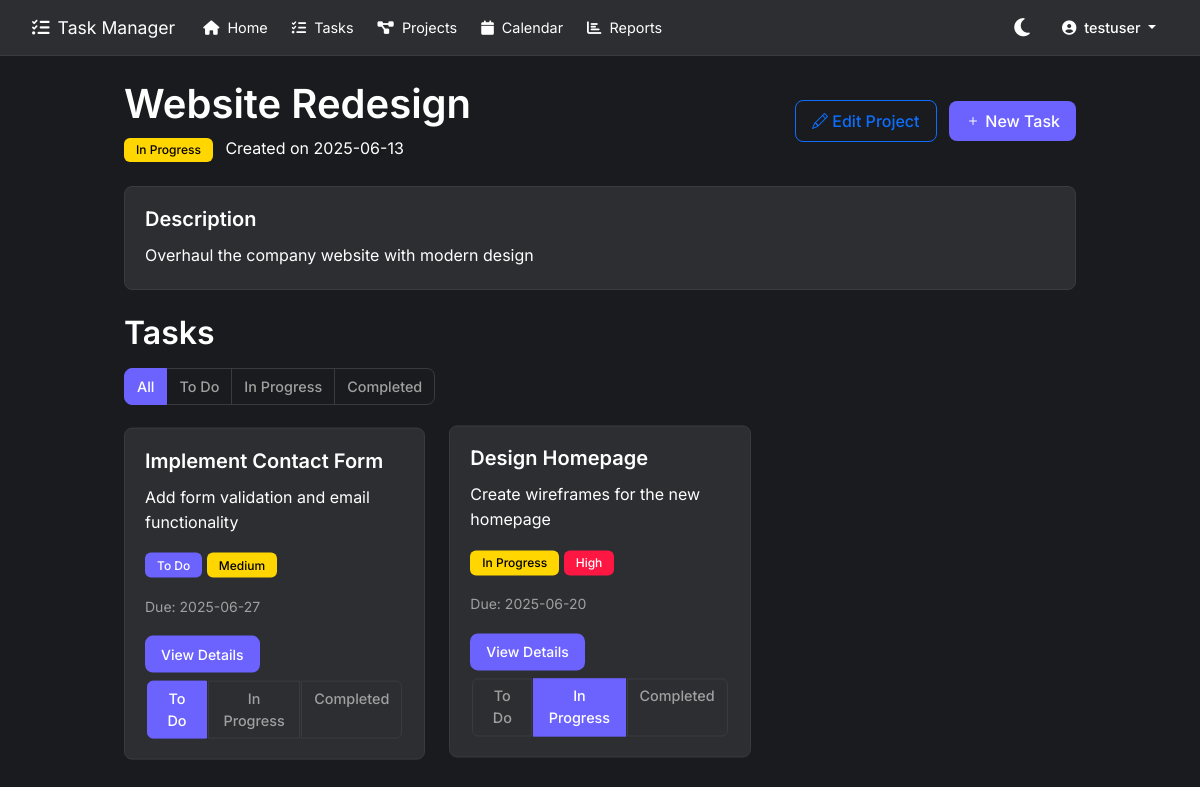
Screenshot of /project.php?id=1 (signed in) with the database file from the repository.
### tables this page shows
CREATE TABLE IF NOT EXISTS projects (
    project_id INT AUTO_INCREMENT PRIMARY KEY,
    user_id INT NOT NULL,
    name VARCHAR(100) NOT NULL,
    description TEXT,
    status ENUM('Planning', 'In Progress', 'Completed') DEFAULT 'Planning',
    created_at TIMESTAMP DEFAULT CURRENT_TIMESTAMP,
    updated_at TIMESTAMP DEFAULT CURRENT_TIMESTAMP ON UPDATE CURRENT_TIMESTAMP,
    completed_at TIMESTAMP NULL DEFAULT NULL,
    FOREIGN KEY (user_id) REFERENCES users(user_id) ON DELETE CASCADE
);

CREATE TABLE IF NOT EXISTS tasks (
    task_id INT AUTO_INCREMENT PRIMARY KEY,
    project_id INT NOT NULL,
    user_id INT NOT NULL,
    title VARCHAR(100) NOT NULL,
    description TEXT,
    status ENUM('To Do', 'In Progress', 'Completed') DEFAULT 'To Do',
    priority ENUM('Low', 'Medium', 'High') DEFAULT 'Medium',
    due_date DATE,
    created_at TIMESTAMP DEFAULT CURRENT_TIMESTAMP,
    updated_at TIMESTAMP DEFAULT CURRENT_TIMESTAMP ON UPDATE CURRENT_TIMESTAMP,
    completed_at TIMESTAMP NULL DEFAULT NULL,
    FOREIGN KEY (project_id) REFERENCES projects(project_id) ON DELETE CASCADE,
    FOREIGN KEY (user_id) REFERENCES users(user_id) ON DELETE CASCADE
);

### project.php (the view, shortened to what this page needs)
<?php
require_once 'config/db_connect.php';
$project_id = $_GET['id'];
$user_id = $_SESSION['user_id'];
$stmt = $pdo->prepare("SELECT * FROM projects WHERE project_id = ? AND user_id = ?");
$stmt->execute([$project_id, $user_id]);
$project = $stmt->fetch();
$stmt = $pdo->prepare("
    SELECT * FROM tasks
    WHERE project_id = ?
    ORDER BY CASE
        WHEN status = 'To Do' THEN 1
        WHEN status = 'In Progress' THEN 2
        WHEN status = 'Completed' THEN 3
    END, due_date ASC
");
$stmt->execute([$project_id]);
$tasks = $stmt->fetchAll();
?>
<!DOCTYPE html>
<html lang="en">
<head>
    <?php include 'links.php'; ?>
    <link rel="stylesheet" href="style.css">
    <link rel="stylesheet" href="https://cdnjs.cloudflare.com/ajax/libs/font-awesome/6.4.0/css/all.min.css">
</head>
<body>
    <div class="container-fluid">
        <div class="row">
            <div class="col-12 col-md-10 offset-md-1 col-lg-10 offset-lg-1 p-4">
                <div class="d-flex justify-content-between align-items-center mb-4">
                    <div>
                        <h1><?php echo htmlspecialchars($project['name']); ?></h1>
                        <p class="text-muted mb-0">
                            <span class="badge bg-<?php
                                echo ($project['status'] == 'Completed') ? 'success' :
                                    (($project['status'] == 'In Progress') ? 'warning' : 'info');
                            ?>"><?php echo htmlspecialchars($project['status']); ?></span>
                            <span class="ms-2">Created on <?php echo date('Y-m-d', strtotime($project['created_at'])); ?></span>
                        </p>
                    </div>
                    <div>
                        <button class="btn btn-outline-primary me-2" data-bs-toggle="modal" data-bs-target="#editProjectModal">
                            <i class="bi bi-pencil"></i> Edit Project
                        </button>
                        <button class="btn btn-primary" data-bs-toggle="modal" data-bs-target="#newTaskModal">
                            <i class="bi bi-plus"></i> New Task
                        </button>
                    </div>
                </div>
                <div class="card mb-4">
                    <div class="card-body">
                        <h5 class="card-title">Description</h5>
                        <p class="card-text">
                            <?php echo !empty($project['description']) ?
                                nl2br(htmlspecialchars($project['description'])) :
                                '<em>No description provided</em>'; ?>
                        </p>
                    </div>
                </div>
                <h2 class="mb-3">Tasks</h2>
                <?php if (empty($tasks)): ?>
                    <div class="alert alert-info">
                        No tasks found for this project. Create your first task by clicking the "New Task" button.
                    </div>
                <?php else: ?>
                    <div class="mb-3">
                        <div class="btn-group" role="group">
                            <button type="button" class="btn btn-outline-secondary active" data-filter="all">All</button>
                            <button type="button" class="btn btn-outline-secondary" data-filter="To Do">To Do</button>
                            <button type="button" class="btn btn-outline-secondary" data-filter="In Progress">In Progress</button>
                            <button type="button" class="btn btn-outline-secondary" data-filter="Completed">Completed</button>
                        </div>
                    </div>
                    <div class="row" id="taskContainer">
                        <?php foreach ($tasks as $task): ?>
                            <div class="col-md-4 mb-3 task-card" data-status="<?php echo htmlspecialchars($task['status']); ?>">
                                <div class="card h-100">
                                    <div class="card-body">
                                        <h5 class="card-title"><?php echo htmlspecialchars($task['title']); ?></h5>
                                        <p class="card-text">
                                            <?php echo !empty($task['description']) ?
                                                nl2br(htmlspecialchars(substr($task['description'], 0, 100))) .
                                                (strlen($task['description']) > 100 ? '...' : '') :
                                                '<em>No description</em>'; ?>
                                        </p>
                                        <p class="card-text">
                                            <span class="badge bg-<?php
                                                echo ($task['status'] == 'Completed') ? 'success' :
                                                    (($task['status'] == 'In Progress') ? 'warning' : 'info');
                                            ?>"><?php echo htmlspecialchars($task['status']); ?></span>
                                            <?php if($task['priority']): ?>
                                                <span class="badge bg-<?php
                                                    echo ($task['priority'] == 'High') ? 'danger' :
                                                        (($task['priority'] == 'Medium') ? 'warning' : 'secondary');
                                                ?>"><?php echo htmlspecialchars($task['priority']); ?></span>
                                            <?php endif; ?>
                                        </p>
                                        <?php if($task['due_date']): ?>
                                            <p class="card-text">
                                                <small class="<?php echo strtotime($task['due_date']) < time() &&
                                                    $task['status'] != 'Completed' ? 'text-danger' : 'text-muted'; ?>">
                                                    Due: <?php echo date('Y-m-d', strtotime($task['due_date'])); ?>
                                                </small>
                                            </p>
                                        <?php endif; ?>
                                        <a href="task.php?id=<?php echo $task['task_id']; ?>" class="btn btn-primary btn-sm">View Details</a>
                                        <div class="mt-2">
                                            <div class="btn-group btn-group-sm" role="group">
                                                <a href="update_task_status.php?id=<?php echo $task['task_id']; ?>&status=To Do"
                                                   class="btn btn-outline-info <?php echo $task['status'] == 'To Do' ? 'active' : ''; ?>">To Do</a>
                                                <a href="update_task_status.php?id=<?php echo $task['task_id']; ?>&status=In Progress"
                                                   class="btn btn-outline-warning <?php echo $task['status'] == 'In Progress' ? 'active' : ''; ?>">In Progress</a>
                                                <a href="update_task_status.php?id=<?php echo $task['task_id']; ?>&status=Completed"
                                                   class="btn btn-outline-success <?php echo $task['status'] == 'Completed' ? 'active' : ''; ?>">Completed</a>
                                            </div>
                                        </div>
                                    </div>
                                </div>
                            </div>
                        <?php endforeach; ?>
                    </div>
                <?php endif; ?>
            </div>
        </div>
    </div>
</body>
</html>

### style.css (style rules this page uses)
:root { --primary-color: #6C63FF; --secondary-color: #FF6584; --accent-color: #00D9F5; --background-dark: #1A1B1E; --card-bg: #2D2E32; --text-primary: #FFFFFF; --text-secondary: #A0A0A0; --success-color: #00C853; --warning-color: #FFD600; --danger-color: #FF1744; --border-radius: 12px; --transition: all 0.3s ease; --border-color: #3A3B3F; }
body { background-color: var(--background-dark); color: var(--text-primary); font-family: 'Inter', sans-serif; line-height: 1.6; }
h1, h2, h3, h4, h5, h6 { color: var(--text-primary); font-weight: 600; }
p, span, div { color: var(--text-primary); }
.text-muted { color: var(--text-secondary) !important; }
.card { background-color: var(--card-bg); border: 1px solid var(--border-color); border-radius: 8px; transition: all 0.3s ease; opacity: 1 !important; }
.card-body { padding: 1.25rem; }
.card-title { color: var(--text-primary) !important; font-weight: 600; margin-bottom: 0.75rem; }
.card-text { color: var(--text-primary) !important; margin-bottom: 1rem; }
.btn { border-radius: 8px; padding: 8px 16px; font-weight: 500; transition: var(--transition); }
.btn-primary { background-color: var(--primary-color); border: none; color: white; }
.navbar { background-color: var(--card-bg) !important; border-bottom: 1px solid #3A3B3F; padding: 0.5rem 1rem; height: auto; }
.navbar-brand { font-size: 1.1rem; padding: 0.25rem 0; color: var(--text-primary) !important; }
.nav-link { padding: 0.25rem 0.75rem !important; font-size: 0.9rem; color: var(--text-primary) !important; }
.badge { padding: 6px 12px; border-radius: 6px; font-weight: 500; }
.bg-info { background-color: var(--primary-color) !important; color: white !important; }
.bg-warning { background-color: var(--warning-color) !important; color: #000 !important; }
.btn-group .btn { border: 1px solid #3A3B3F; color: var(--text-secondary); }
.btn-group .btn.active { background-color: var(--primary-color); color: white; border-color: var(--primary-color); }
.btn-group-sm .btn { border-radius: 6px; margin: 0 2px; }
.task-card { animation: fadeIn 0.3s ease-out; opacity: 1 !important; transition: all 0.3s ease; }
.task-card .card { background-color: var(--card-bg); opacity: 1 !important; }
.task-card .card-body { opacity: 1 !important; }
.task-card .card-title, .task-card .card-text { color: var(--text-primary) !important; opacity: 1 !important; }
a { color: var(--primary-color); text-decoration: none; transition: var(--transition); }
.bg-danger { background-color: var(--danger-color) !important; color: white !important; }
.task-card .badge { font-weight: 500; padding: 0.4rem 0.75rem; }
.task-card .btn-group-sm .btn { padding: 0.25rem 0.5rem; font-size: 0.875rem; }
.task-card .btn-group .btn { padding: 0.25rem 0.5rem; font-size: 0.875rem; }
.task-card .btn-group .btn.active { background-color: var(--primary-color); color: white; border-color: var(--primary-color); }
.task-card .bg-danger { background-color: var(--danger-color) !important; color: white !important; }
.task-card .bg-warning { background-color: var(--warning-color) !important; color: #000 !important; }
.btn-group[role="group"] .btn { padding: 0.4rem 0.75rem; font-size: 0.9rem; }
.btn-group[role="group"] .btn.active { background-color: var(--primary-color); color: white; border-color: var(--primary-color); }

### rows the page displays
projects: name "Website Redesign", status "In Progress", created_at "2025-06-13", description "Overhaul the company website with modern design"
tasks: title "Implement Contact Form", description "Add form validation and email functionality", status "To Do", priority "Medium", due_date "2025-06-27"
tasks: title "Design Homepage", description "Create wireframes for the new homepage", status "In Progress", priority "High", due_date "2025-06-20"
